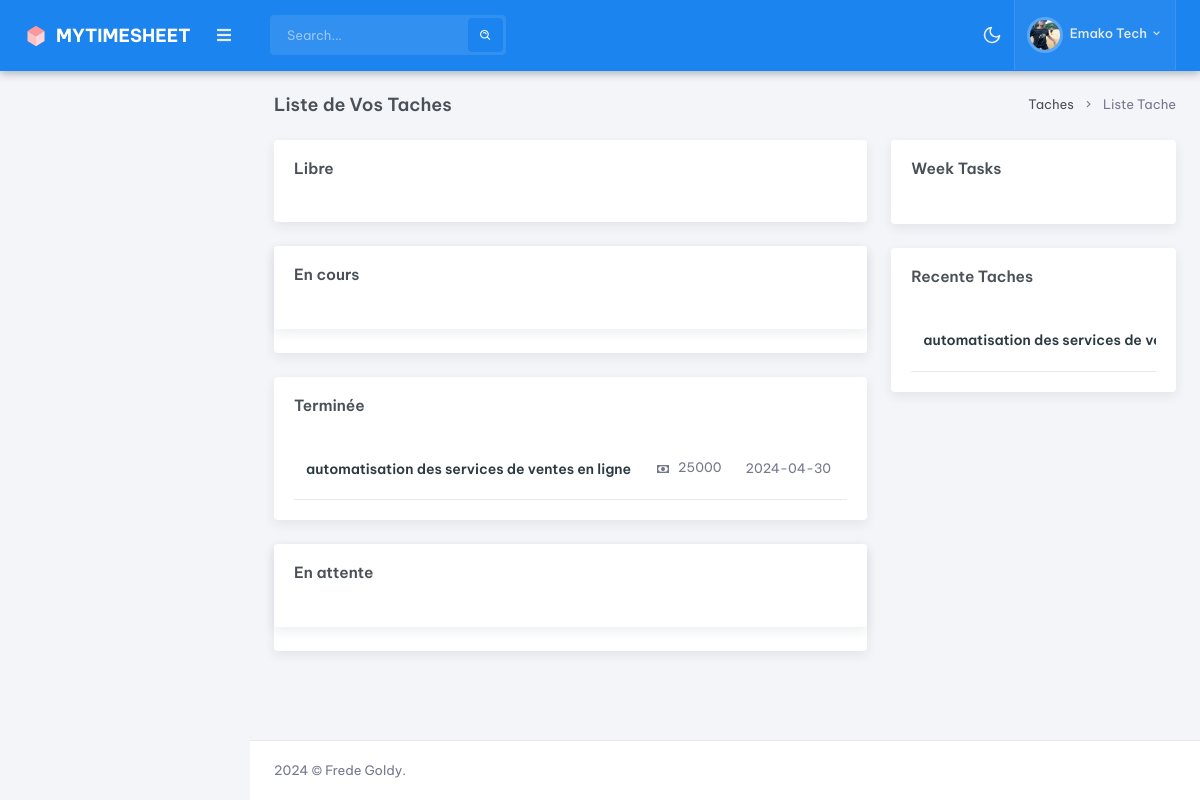
Screenshot of /listeTaches.php (signed in) with the database file from the repository.
### tables this page shows
CREATE TABLE `projet` (
  `idProjet` int(11) NOT NULL,
  `nomProjet` varchar(255) NOT NULL,
  `descriptionProjet` text NOT NULL,
  `dateDebutProjet` varchar(255) NOT NULL,
  `dateFinProjet` varchar(255) NOT NULL,
  `statutProjet` int(255) NOT NULL DEFAULT 0,
  `PrixProjet` int(255) NOT NULL,
  `idUser` int(255) DEFAULT NULL,
  `idAdmin` int(155) NOT NULL,
  `DateAjoutProjet` datetime NOT NULL DEFAULT current_timestamp()
);

### config/app.php (called while the page is built, shortened)
<?php
class App
{
    public $host =  "localhost";
    public $database = "timesheet";
    public $password = "";
    public $user = "root";
    public $lien_connexion;
    public function connecter()
    {
        $this->lien_connexion =  new PDO("mysql:host=" . $this->host . ";dbname=" . $this->database . ";charset=utf8", $this->user, $this->password, array(PDO::MYSQL_ATTR_INIT_COMMAND => "SET NAMES utf8"));
    }
    public function SelectionnerTout($requete)
    {
        $ligne = $this->lien_connexion->query($requete);
        $ligne->execute();
        $resultat = $ligne->fetchAll(PDO::FETCH_OBJ);
        if ($resultat) {
            return $resultat;
        } else {
            return false;
        }
    }
}

### listeTaches.php (the view, shortened to what this page needs)
<?php
require "./config/app.php";
$apps = new App;
$id = isset($_SESSION['idUSer']) ? $_SESSION['idUSer'] : 1;
$terminer = $apps->SelectionnerTout("SELECT * FROM projet left join administrateur on administrateur.idAdmin=projet.idAdmin  WHERE projet.statutProjet=2 AND projet.idUser=$id");
$recent = $apps->SelectionnerTout("SELECT * FROM projet  left join administrateur on administrateur.idAdmin=projet.idAdmin  WHERE 1 ORDER BY idProjet DESC LIMIT 3 ");
require "./config/userHeader.php";
?>
<div class="main-content">
    <div class="page-content">
        <div class="container-fluid">
            <div class="row">
                <div class="col-12">
                    <div class="page-title-box d-sm-flex align-items-center justify-content-between">
                        <h4 class="mb-sm-0 font-size-18">Liste de Vos  Taches</h4>
                        <div class="page-title-right">
                            <ol class="breadcrumb m-0">
                                <li class="breadcrumb-item"><a href="javascript: void(0);">Taches</a></li>
                                <li class="breadcrumb-item active"> Liste Tache</li>
                            </ol>
                        </div>
                    </div>
                </div>
            </div>
            <div class="row">
                <div class="col-lg-8">
                    <div class="card">
                        <div class="card-body">
                            <h4 class="card-title mb-4">Libre</h4>
                        </div>
                    </div>
                    <div class="card">
                        <div class="card">
                            <div class="card-body">
                                <h4 class="card-title mb-4">En cours</h4>
                            </div>
                        </div>
                    </div>
                    <div class="card">
                        <div class="card-body">
                            <h4 class="card-title mb-4">Terminée</h4>
                            <div class="table-responsive">
                                <table class="table table-nowrap align-middle mb-0">
                                    <tbody>
                                        <?php
                                        if (isset($terminer) && $terminer != null) :
                                            foreach ($terminer as $disp) :
                                        ?>
                                                <tr>
                                                    <td>
                                                        <h5 class="text-truncate font-size-14 m-0"><a href="" data-bs-toggle="modal" data-bs-target=".bs-example-modal-lg" class="text-dark"><?php echo $disp->nomProjet ?></a></h5>
                                                    </td>
                                                    <td>
                                                        <p class="ml-4 text-muted mb-0">
                                                            <i class="mdi mdi-cash align-middle text-muted font-size-16 me-1"></i> <?php echo $disp->PrixProjet ?>
                                                        </p>
                                                    </td>
                                                    <td>
                                                        <p class="ml-4 text-muted mb-0"><?php echo $disp->dateFinProjet ?></p>
                                                    </td>
                                                    <td>
                                                    </td>
                                                </tr>
                                        <?php
                                            endforeach;
                                        endif;
                                        ?>
                                    </tbody>
                                </table>
                            </div>
                        </div>
                    </div>
                    <div class="card">
                        <div class="card">
                            <div class="card-body">
                                <h4 class="card-title mb-4">En attente</h4>
                            </div>
                        </div>
                    </div>
                </div>
                <div class="col-lg-4">
                    <div class="card">
                        <div class="card-body">
                            <h4 class="card-title mb-3">Week Tasks</h4>
                            <div id="task-chart" data-colors='["#1c84ee", "#33c38e"]' class="apex-charts" dir="ltr"></div>
                        </div>
                    </div>
                    <div class="card">
                        <div class="card-body">
                            <h4 class="card-title mb-4">Recente Taches
                            </h4>
                            <div class="table-responsive">
                                <table class="table table-nowrap align-middle mb-0">
                                    <tbody>
                                        <?php
                                        if (isset($recent) && $recent != null) :
                                            foreach ($recent as $disp) :
                                        ?>
                                                <tr>
                                                    <td>
                                                        <h5 class="text-truncate font-size-14 m-0"><a href="" data-bs-toggle="modal" data-bs-target=".bs-example-modal-lg" class="text-dark"><?php echo $disp->nomProjet ?></a></h5>
                                                    </td>
                                                </tr>
                                        <?php
                                            endforeach;
                                        endif;
                                        ?>
                                    </tbody>
                                </table>
                            </div>
                        </div>
                    </div>
                </div>
            </div>
        </div>
    </div>
</div>
<?php
require "./config/userFooter.php";
?>

### rows the page displays
projet: nomProjet "automatisation des services de ventes en ligne", PrixProjet "25000", dateFinProjet "2024-04-30", nomProjet "automatisation des services de…"

### other values shown
$_SESSION['nomUSer'] "Emako Tech"
